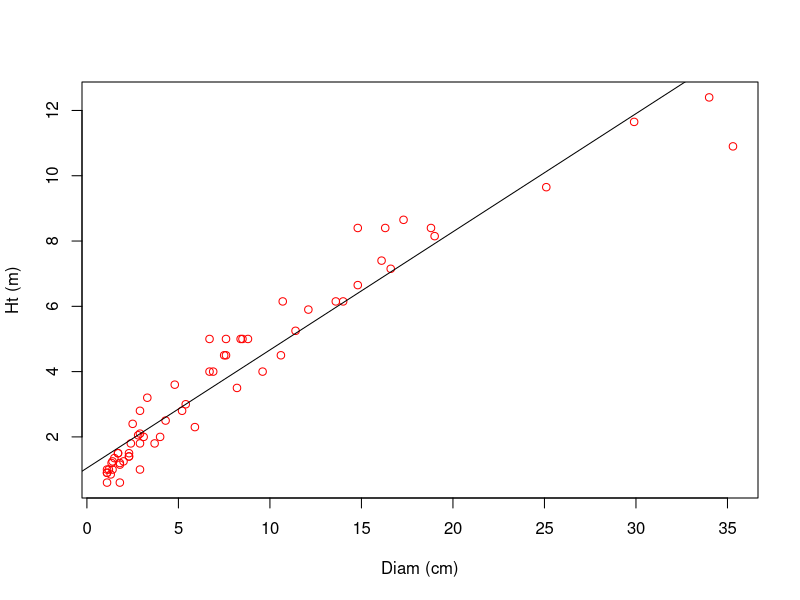
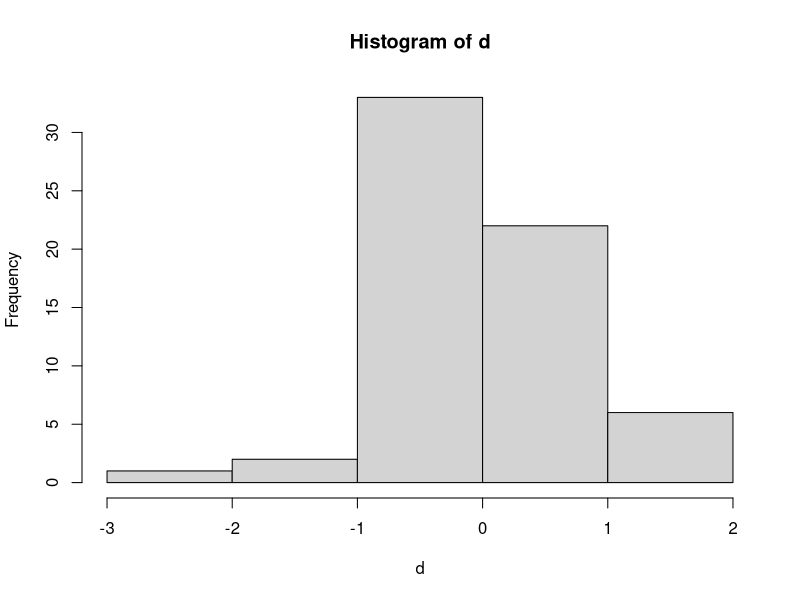
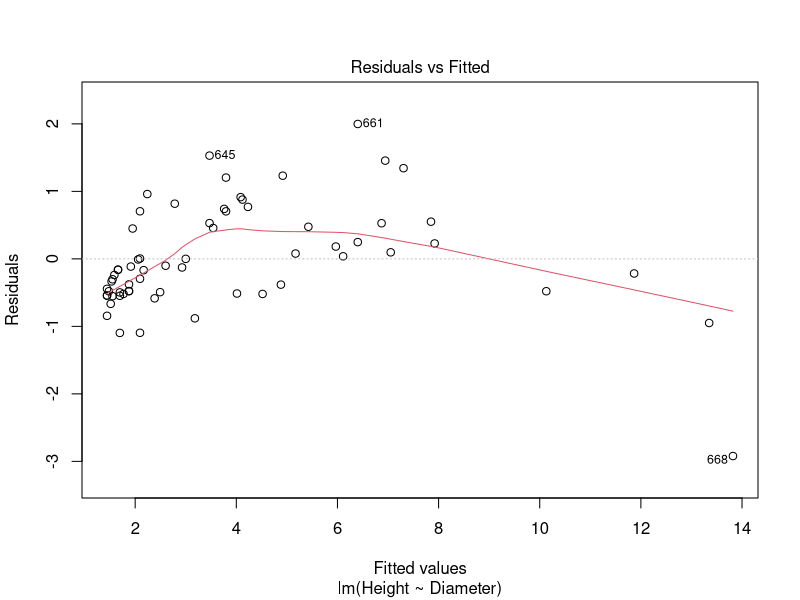
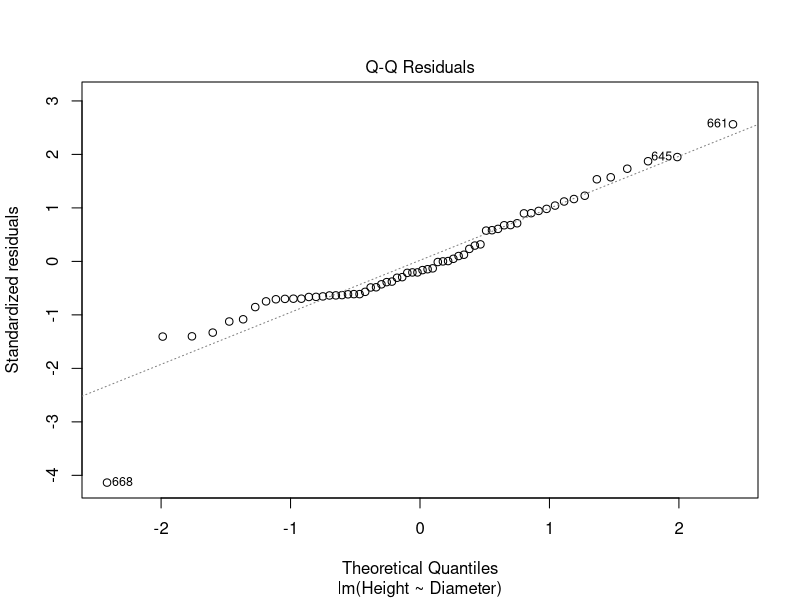
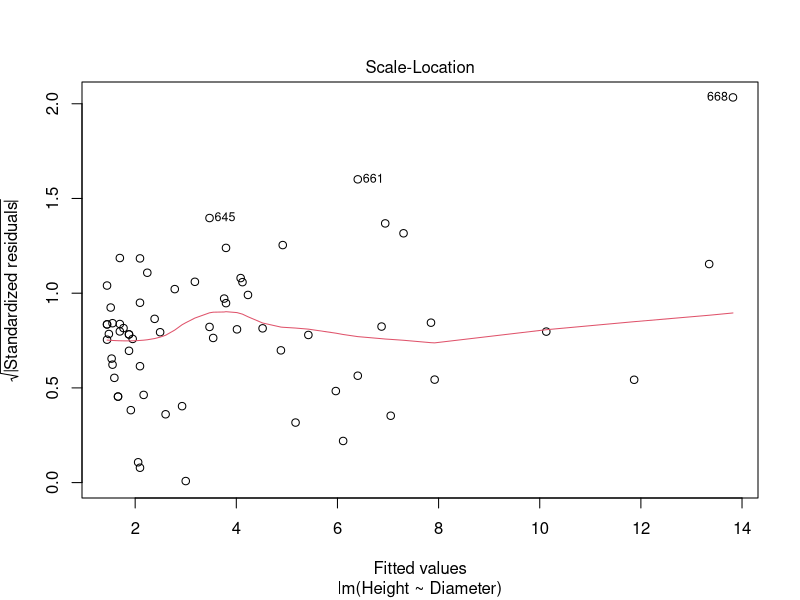
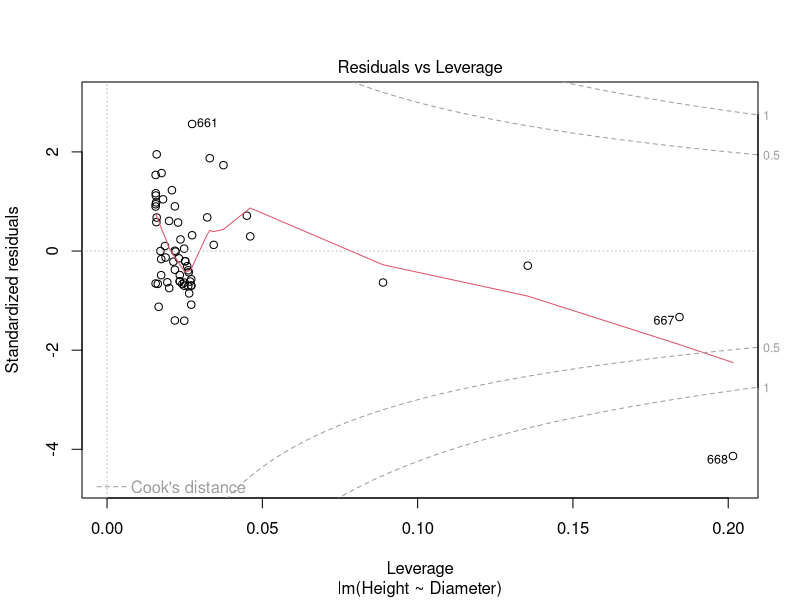

These figures' R source, in order: (Note: this script raises an error after producing the figures.)
# Simple regression example

# Input tree height data into dataframe H
H <- read.csv("height.csv")
# Extract species "buaf"
buaf <- subset(H,Sp=="BUAF")
# Plot height vs. diameter
plot(buaf$Diameter,buaf$Height,xlab="Diam (cm)",ylab="Ht (m)",col="red")
# Perform linear regression
reg <- lm(Height ~ Diameter, data=buaf)
# Shoe results of regression
summary(reg)
# Produce ANOVA table
anova(reg)
# Draw best-fit line
abline(reg)
# Get the residuals
d <- resid(reg)
# Look at their distribution
hist(d)
#Let's do some model diagnostics
plot(reg)
# A simple ANOVA
# Let's compare the height of species in dataframe H
# First, let's look at a plot
plot(H$Sp,H$Height)
# Now let's do an ANOVA
model <- lm(Height ~ Sp, data=H)
# Let's look at the results
summary(model)
# Maybe this is what you really want...
anova(model)

# EXERCISE: REDO THE REGRESSION AND ANOVA WITH LOG-TRANSFORMED VARIABLES